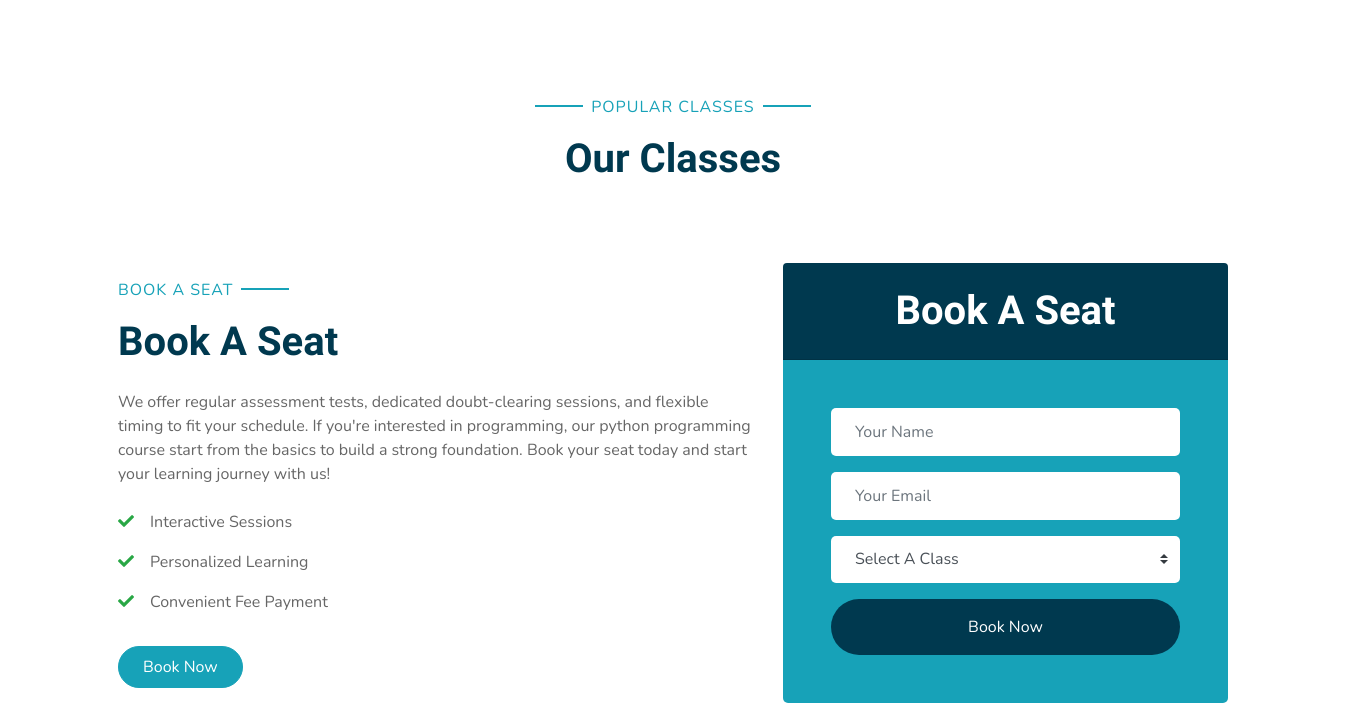
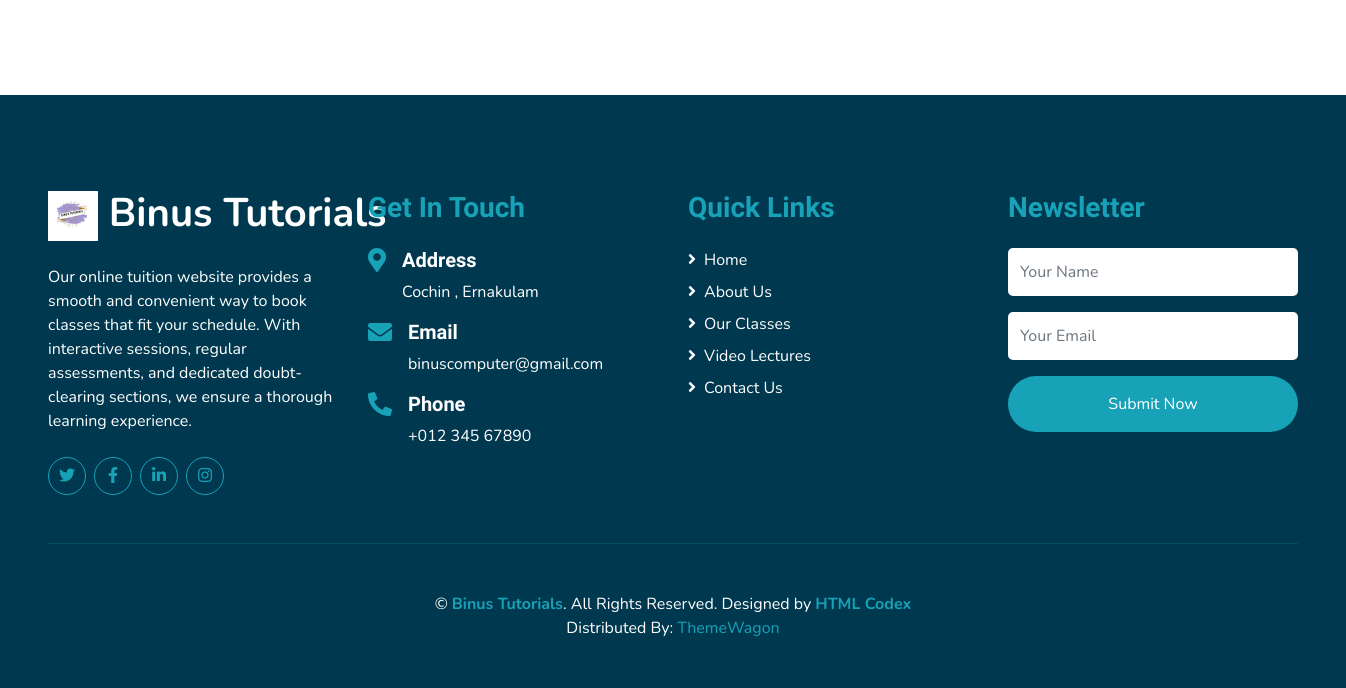
Before: / (lower part) with the older database file (2 pictures, top to bottom).
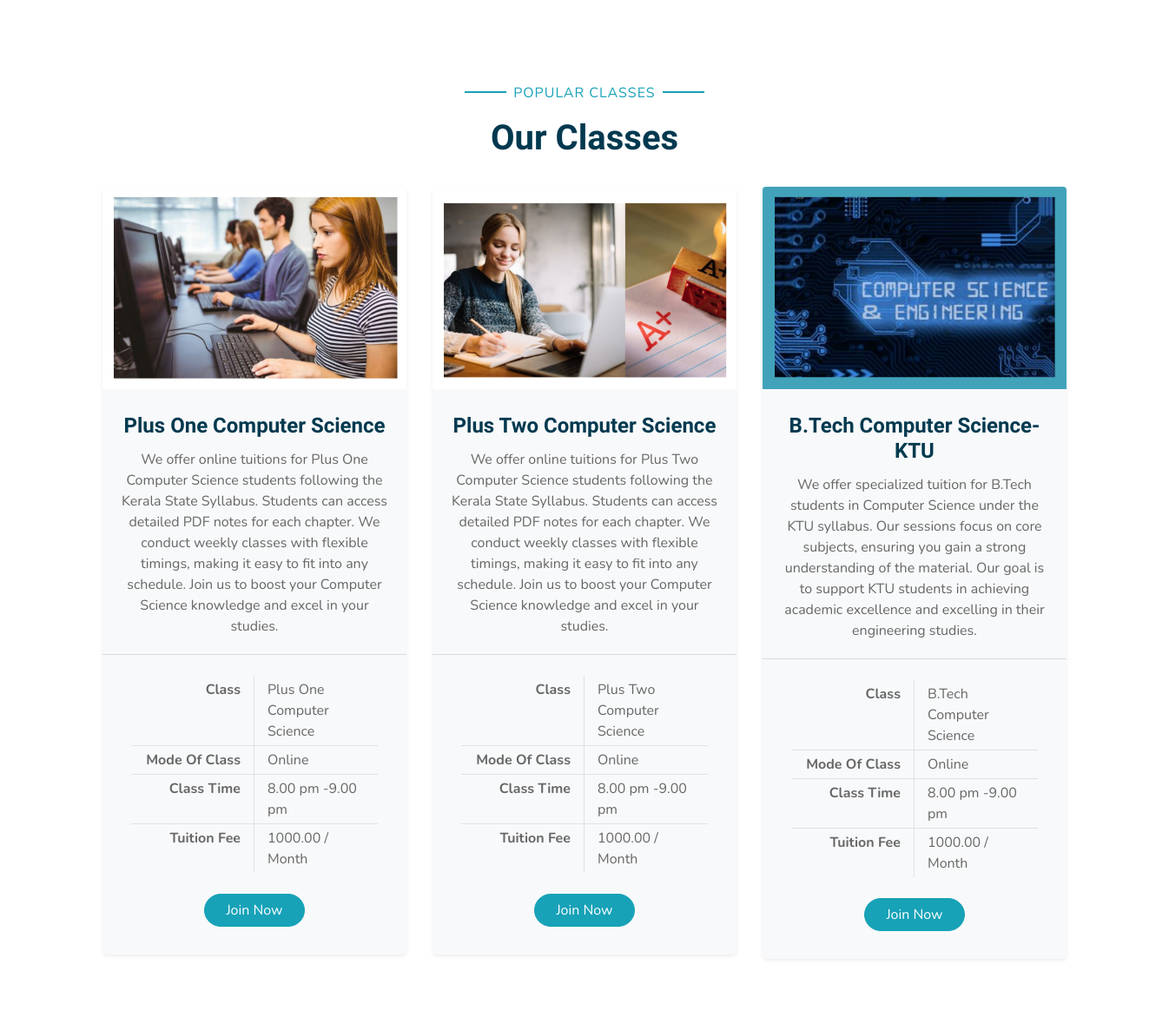
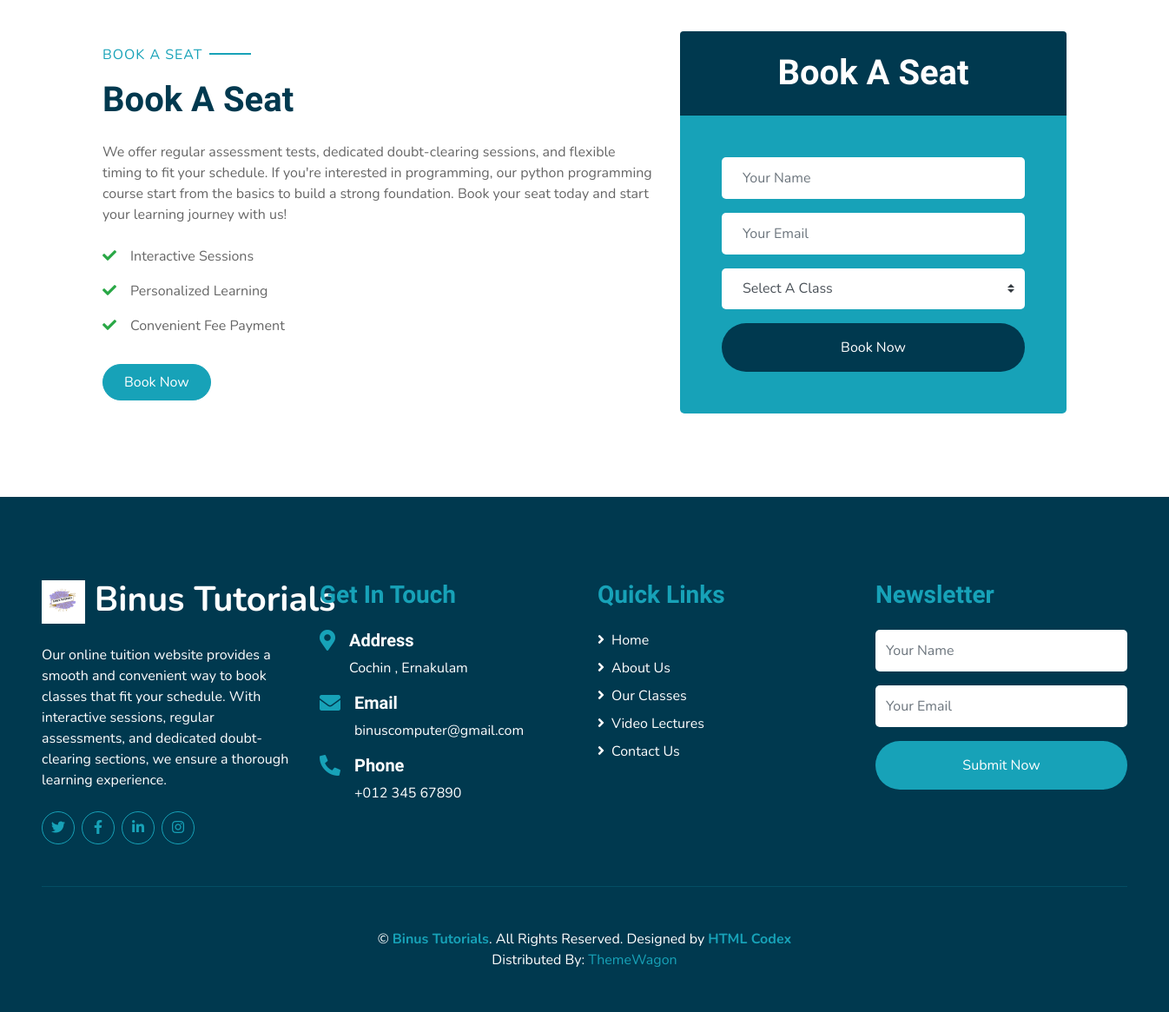
After: the same page with the newer database file (2 pictures, top to bottom).
### home/models.py (models this page shows, shortened)
class Tutorial(models.Model):
    title = models.CharField(max_length=255)
    description = models.TextField()
    class_name = models.CharField(max_length=50)  # Consider renaming if 'class' conflicts with Python keywords
    mode_of_class = models.CharField(max_length=50, choices=[('Online', 'Online'), ('Offline', 'Offline')])
    class_timings = models.CharField(max_length=100)  # You may use DateTimeField if specific times are needed
    tuition_fee = models.DecimalField(max_digits=10, decimal_places=2)
    image = models.ImageField(upload_to='class_images/')

### home/views.py (the view)
# urls.py: path('', views.index,name='home'),
def index(request):
    tutorials = Tutorial.objects.all()
    return render(request, 'index.html', {'tutorials': tutorials})

### templates/index.html (shortened to what this page needs)
{% extends 'layouts/blank_layout.html'%}
{% load static %}
{% block best_school %}
{% include 'layouts/best_school.html'%}
{% endblock %}
{% block popular_class %}
{% include 'layouts/popular_class.html'%}
{% endblock %}
{% block registration %}
{% include 'layouts/registration.html'%}
{% endblock %}
{% block footer %}
{% include 'layouts/footer.html'%}
{% endblock %}

### templates/layouts/blank_layout.html (shortened to what this page needs)
{% load static %}
<!DOCTYPE html>
<html lang="en">
  <head>
    <link
      href="https://cdnjs.cloudflare.com/ajax/libs/font-awesome/5.10.0/css/all.min.css"
      rel="stylesheet"
    />
    <link href="{% static 'lib/flaticon/font/flaticon.css' %}" rel="stylesheet" />
    <link href="{% static 'lib/owlcarousel/assets/owl.carousel.min.css' %}" rel="stylesheet" />
    <link href="{% static 'lib/lightbox/css/lightbox.min.css' %}" rel="stylesheet" />
    <link href="{% static 'css/style.css' %}" rel="stylesheet" />
  </head>
  <body>
    {% block best_school %}
    {% endblock %}
    {% block popular_class %}
    {% endblock %}
    {% block registration %}
    {% endblock %}
    {% block footer %}
    {% endblock %}
  </body>
</html>

### templates/layouts/navbar.html (shortened to what this page needs)
{% load static %}

### templates/layouts/hero.html (shortened to what this page needs)
{% load static %}

### templates/layouts/video_section.html (shortened to what this page needs)
{% load static %}

### templates/layouts/best_school.html (shortened to what this page needs)
{% load static %}
<div class="container-fluid py-5">
  </div>

### templates/layouts/popular_class.html (shortened to what this page needs)
{% load static %}
<div class="container-fluid pt-5">
    <div class="container">
      <div class="text-center pb-2">
        <p class="section-title px-5">
          <span class="px-2">Popular Classes</span>
        </p>
        <h1 class="mb-4">Our Classes</h1>
      </div>
      <div class="row">
        {% for tutorial in tutorials %}
        <div class="col-lg-4 mb-5">
          <div class="card border-0 bg-light shadow-sm pb-2">
            <img class="card-img-top mb-2" src="{{ tutorial.image.url }}" alt="{{ tutorial.title }}" />
            <div class="card-body text-center">
              <h4 class="card-title">{{ tutorial.title }}</h4>
              <p class="card-text">
                {{ tutorial.description }}
              </p>
            </div>
            <div class="card-footer bg-transparent py-4 px-5">
              <div class="row border-bottom">
                <div class="col-6 py-1 text-right border-right">
                  <strong>Class</strong>
                </div>
                <div class="col-6 py-1">{{ tutorial.class_name }}</div>
              </div>
              <div class="row border-bottom">
                <div class="col-6 py-1 text-right border-right">
                  <strong>Mode Of Class</strong>
                </div>
                <div class="col-6 py-1">{{ tutorial.mode_of_class }}</div>
              </div>
              <div class="row border-bottom">
                <div class="col-6 py-1 text-right border-right">
                  <strong>Class Time</strong>
                </div>
                <div class="col-6 py-1">{{ tutorial.class_timings }}</div>
              </div>
              <div class="row">
                <div class="col-6 py-1 text-right border-right">
                  <strong>Tuition Fee</strong>
                </div>
                <div class="col-6 py-1">{{ tutorial.tuition_fee }} / Month</div>
              </div>
            </div>
            <a href="" class="btn btn-primary px-4 mx-auto mb-4">Join Now</a>
          </div>
        </div>
        {% endfor %}
      </div>
    </div>
</div>

### templates/layouts/registration.html (shortened to what this page needs)
{% load static %}
<div class="container-fluid py-5">
    <div class="container">
      <div class="row align-items-center">
        <div class="col-lg-7 mb-5 mb-lg-0">
          <p class="section-title pr-5">
            <span class="pr-2">Book A Seat</span>
          </p>
          <h1 class="mb-4">Book A Seat </h1>
          <p>
            We offer regular assessment tests, dedicated doubt-clearing sessions, and flexible timing to fit your schedule.
            If you're interested in programming, our python programming course start from the basics to build a strong foundation.
            Book your seat today and start your learning journey with us!          </p>
          <ul class="list-inline m-0">
            <li class="py-2">
              <i class="fa fa-check text-success mr-3"></i>Interactive Sessions
            </li>
            <li class="py-2">
              <i class="fa fa-check text-success mr-3"></i>Personalized Learning
            </li>
            <li class="py-2">
              <i class="fa fa-check text-success mr-3"></i>Convenient Fee Payment
            </li>
          </ul>
          <a href="" class="btn btn-primary mt-4 py-2 px-4">Book Now</a>
        </div>
        <div class="col-lg-5">
          <div class="card border-0">
            <div class="card-header bg-secondary text-center p-4">
              <h1 class="text-white m-0">Book A Seat</h1>
            </div>
            <div class="card-body rounded-bottom bg-primary p-5">
              <form>
                <div class="form-group">
                  <input
                    type="text"
                    class="form-control border-0 p-4"
                    placeholder="Your Name"
                    required="required"
                  />
                </div>
                <div class="form-group">
                  <input
                    type="email"
                    class="form-control border-0 p-4"
                    placeholder="Your Email"
                    required="required"
                  />
                </div>
                <div class="form-group">
                  <select
                    class="custom-select border-0 px-4"
                    style="height: 47px"
                  >
                    <option selected>Select A Class</option>
                  </select>
                </div>
                <div>
                  <button
                    class="btn btn-secondary btn-block border-0 py-3"
                    type="submit"
                  >
                    Book Now
                  </button>
                </div>
              </form>
            </div>
          </div>
        </div>
      </div>
    </div>
  </div>

### templates/layouts/footer.html
{% load static %}
<div
class="container-fluid bg-secondary text-white mt-5 py-5 px-sm-3 px-md-5"
>
<div class="row pt-5">
  <div class="col-lg-3 col-md-6 mb-5">
    <a
      href=""
      class="navbar-brand font-weight-bold text-primary m-0 mb-4 p-0"
      style="font-size: 40px; line-height: 40px"
    >
    <img src="{% static 'img/logo.png' %}" alt="Binus Tutorials Logo">
    <span class="text-white">Binus Tutorials</span>
    </a>
    <p>
        Our online tuition website provides a smooth and convenient way to book classes that fit your schedule.
        With interactive sessions, regular assessments,
        and dedicated doubt-clearing sections, we ensure a thorough learning experience.
    </p>
    <div class="d-flex justify-content-start mt-4">
      <a
        class="btn btn-outline-primary rounded-circle text-center mr-2 px-0"
        style="width: 38px; height: 38px"
        href="#"
        ><i class="fab fa-twitter"></i
      ></a>
      <a
        class="btn btn-outline-primary rounded-circle text-center mr-2 px-0"
        style="width: 38px; height: 38px"
        href="#"
        ><i class="fab fa-facebook-f"></i
      ></a>
      <a
        class="btn btn-outline-primary rounded-circle text-center mr-2 px-0"
        style="width: 38px; height: 38px"
        href="#"
        ><i class="fab fa-linkedin-in"></i
      ></a>
      <a
        class="btn btn-outline-primary rounded-circle text-center mr-2 px-0"
        style="width: 38px; height: 38px"
        href="#"
        ><i class="fab fa-instagram"></i
      ></a>
    </div>
  </div>
  <div class="col-lg-3 col-md-6 mb-5">
    <h3 class="text-primary mb-4">Get In Touch</h3>
    <div class="d-flex">
      <h4 class="fa fa-map-marker-alt text-primary"></h4>
      <div class="pl-3">
        <h5 class="text-white">Address</h5>
        <p>Cochin , Ernakulam </p>
      </div>
    </div>
    <div class="d-flex">
      <h4 class="fa fa-envelope text-primary"></h4>
      <div class="pl-3">
        <h5 class="text-white">Email</h5>
        <p>binuscomputer@gmail.com</p>
      </div>
    </div>
    <div class="d-flex">
      <h4 class="fa fa-phone-alt text-primary"></h4>
      <div class="pl-3">
        <h5 class="text-white">Phone</h5>
        <p>+012 345 67890</p>
      </div>
    </div>
  </div>
  <div class="col-lg-3 col-md-6 mb-5">
    <h3 class="text-primary mb-4">Quick Links</h3>
    <div class="d-flex flex-column justify-content-start">
      <a class="text-white mb-2" href="#"
        ><i class="fa fa-angle-right mr-2"></i>Home</a
      >
      <a class="text-white mb-2" href="#"
        ><i class="fa fa-angle-right mr-2"></i>About Us</a
      >
      <a class="text-white mb-2" href="#"
        ><i class="fa fa-angle-right mr-2"></i>Our Classes</a
      >
      <a class="text-white mb-2" href="#"
        ><i class="fa fa-angle-right mr-2"></i>Video Lectures</a
      >
      <a class="text-white" href="#"
        ><i class="fa fa-angle-right mr-2"></i>Contact Us</a
      >
    </div>
  </div>
  <div class="col-lg-3 col-md-6 mb-5">
    <h3 class="text-primary mb-4">Newsletter</h3>
    <form action="">
      <div class="form-group">
        <input
          type="text"
          class="form-control border-0 py-4"
          placeholder="Your Name"
          required="required"
        />
      </div>
      <div class="form-group">
        <input
          type="email"
          class="form-control border-0 py-4"
          placeholder="Your Email"
          required="required"
        />
      </div>
      <div>
        <button
          class="btn btn-primary btn-block border-0 py-3"
          type="submit"
        >
          Submit Now
        </button>
      </div>
    </form>
  </div>
</div>
<div
  class="container-fluid pt-5"
  style="border-top: 1px solid rgba(23, 162, 184, 0.2) ;"
>
  <p class="m-0 text-center text-white">
    &copy;
    <a class="text-primary font-weight-bold" href="#">Binus Tutorials</a>.
    All Rights Reserved.
    Designed by
    <a class="text-primary font-weight-bold" href="https://htmlcodex.com"
      >HTML Codex</a
    >
    <br />Distributed By:
    <a href="https://themewagon.com" target="_blank">ThemeWagon</a>
  </p>
</div>
</div>

Changed rows visible on the page:
added Tutorial: image (picture), title "Plus One Computer Science", description "We offer online tuitions for Plus One Computer Science students following the Kerala State Syllabus. Students can access detailed PDF notes for each chapter. We conduct weekly classes with flexible timings, making it easy to fit into any schedule. Join us to boost your Computer Science knowledge and excel in your studies.", class_name "Plus One Computer Science", mode_of_class "Online", class_timings "8.00 pm -9.00 pm", tuition_fee "1000.00"
added Tutorial: image (picture), title "Plus Two Computer Science", description "We offer online tuitions for Plus Two Computer Science students following the Kerala State Syllabus. Students can access detailed PDF notes for each chapter. We conduct weekly classes with flexible timings, making it easy to fit into any schedule. Join us to boost your Computer Science knowledge and excel in your studies.", class_name "Plus Two Computer Science", mode_of_class "Online", class_timings "8.00 pm -9.00 pm", tuition_fee "1000.00"
added Tutorial: image (picture), title "B.Tech Computer Science-KTU", description "We offer specialized tuition for B.Tech students in Computer Science under the KTU syllabus. Our sessions focus on core subjects, ensuring you gain a strong understanding of the material. Our goal is to support KTU students in achieving academic excellence and excelling in their engineering studies.", class_name "B.Tech Computer Science", mode_of_class "Online", class_timings "8.00 pm -9.00 pm", tuition_fee "1000.00"
